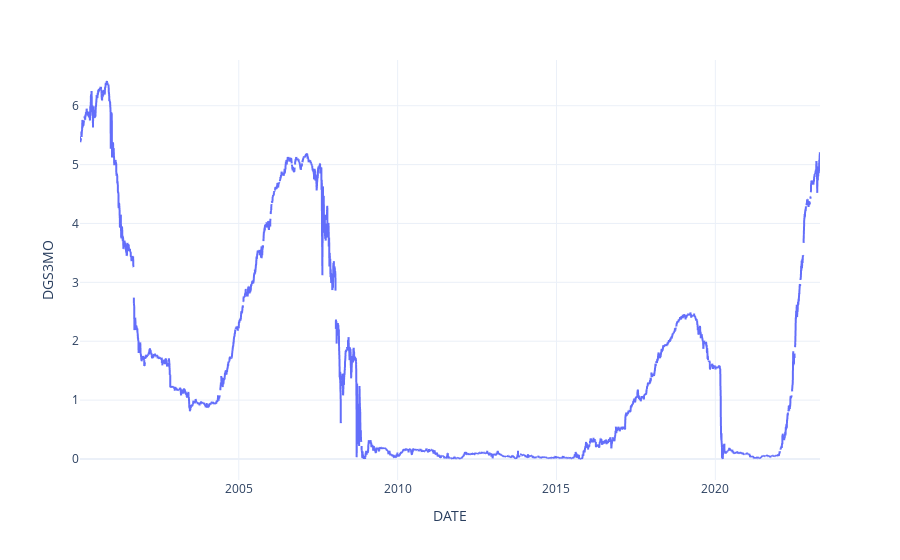

Notebook code for this chart:
### Code cell
# plot three months bonds
px.line(data_frame=t3mo, x=t3mo.index, y='DGS3MO', template='plotly_white')

### Figure 1 — Plotly figure (JSON) as saved in the notebook; plotly's stock layout.template omitted (floating-point values rounded to 4 significant figures; data arrays with more than 128 entries replaced by an {"elided": "..."} marker saying what was removed)
{"data": [{"hovertemplate": "DATE=%{x}<br>DGS3MO=%{y}<extra></extra>", "legendgroup": "", "line": {"color": "#636efa", "dash": "solid"}, "marker": {"symbol": "circle"}, "mode": "lines", "name": "", "showlegend": false, "type": "scattergl", "x": {"elided": "6077 str values"}, "xaxis": "x", "y": {"elided": "6077 float values"}, "yaxis": "y"}], "layout": {"legend": {"tracegroupgap": 0}, "margin": {"t": 60}, "xaxis": {"anchor": "y", "domain": [0, 1], "title": {"text": "DATE"}}, "yaxis": {"anchor": "x", "domain": [0, 1], "title": {"text": "DGS3MO"}}}}
